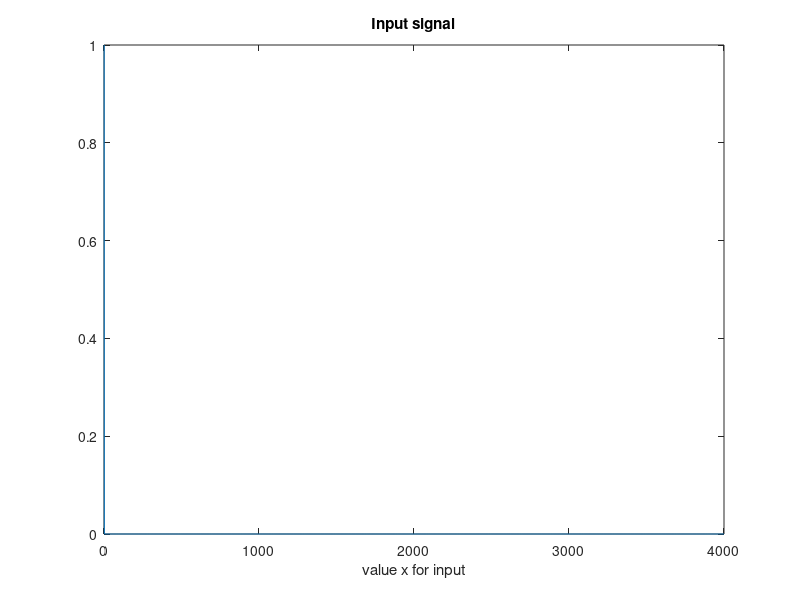

Here is the MATLAB script that generated this plot: (Note: this script raises an error after producing the figure.)

%% lab03_practice.m 

%  Implementation of fourth order filter using two second order filter. 


%% Creating an input signal
% The input signal is an impulse signal 

%%{
N = 4000; % Number of input values
x = zeros(N, 1); % Array of N values all initialized to 1
x(1) = 1;  % first value is 1, rest all zeros
%}



%% Plotting input function. 

figure(2)
clf
plot(x);
xlabel('value x for input')
title('Input signal')


%% Implementing the recursive filter 

Fs = 8000 ;   % Sampling frequency. 
F1 = 400;     % Frequency of the signal we want. The sampling
              % frequency must be more than twice of frequency we want to 
              % sample. Nyquist theorm  
f1 = F1/Fs;   % Normalized frequency. Ratio of Frequency/ And sampling fre
om1 = 2 * pi * f1 ; % angular frequency
r1 = 0.999;   % Radius of the pole 
a1 = [1 -2*r*cos(om1) r1^2]; 
b1 = 1; 
y = filter(b1, a1, x); 

%% Impulse response for filter 1

N = Fs;
n = 0:N;

imp = [1 zeros(1, N)];
h1 = filter(b1, a1, imp);

figure(1)
clf
plot(n/Fs, h1)
title('Impulse response with r = 0.999');
xlabel('Time (sec)')
zoom xon



%% Implementing fourth order recursive filter by passing the output of first filter through another second order filter.
 
% The input has already been filtered once so passing hte output through
% the filter again will serve the purpose. 
% The pole radus of the two filters is kept different. 

F1 = 400;     % Frequency of the signal we want. The sampling
              % frequency must be more than twice of frequency we want to 
              % sample. Nyquist theorm  
f1 = F1/Fs;   % Normalized frequency. Ratio of Frequency/ And sampling fre
om1 = 2 * pi * f1 ; % angular frequency
r2 = 0.998;   % Radius of the pole 
a2 = [1 -2*r*cos(om1) r2^2]; 
b2 = 1; 
z = filter(b2, a2, y); 

%% Impulse response for filter 2 

N = Fs;
n = 0:N;

imp = [1 zeros(1, N)];
h2 = filter(b2, a2, imp);

figure(2)
clf
plot(n/Fs, h2)
title('Impulse response with r = .998');
xlabel('Time (sec)')
zoom xon

%% Plotting the filtered output 

figure(3);
clf;
plot(z);
xlabel('N number of inputs');
title('Filtered output'); 









